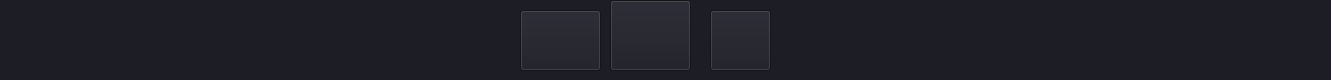
       <widget class="QWidget" name="titleBar2" native="true">
        <property name="geometry">
         <rect>
          <x>210</x>
          <y>11</y>
          <width>1331</width>
          <height>80</height>
         </rect>
        </property>
        <property name="sizePolicy">
         <sizepolicy hsizetype="Expanding" vsizetype="Preferred">
          <horstretch>0</horstretch>
          <verstretch>0</verstretch>
         </sizepolicy>
        </property>
        <property name="minimumSize">
         <size>
          <width>0</width>
          <height>80</height>
         </size>
        </property>
        <property name="maximumSize">
         <size>
          <width>16777215</width>
          <height>80</height>
         </size>
        </property>
        <property name="styleSheet">
         <string notr="true">background: #1C1D25;
font-size: 24px;</string>
        </property>
        <widget class="QPushButton" name="logout_btn">
         <property name="geometry">
          <rect>
           <x>710</x>
           <y>10</y>
           <width>61</width>
           <height>61</height>
          </rect>
         </property>
         <property name="text">
          <string/>
         </property>
         <property name="icon">
          <iconset>
           <normaloff>exit.png</normaloff>exit.png</iconset>
         </property>
         <property name="iconSize">
          <size>
           <width>64</width>
           <height>64</height>
          </size>
         </property>
        </widget>
        <widget class="QPushButton" name="dircam_btn">
         <property name="geometry">
          <rect>
           <x>610</x>
           <y>0</y>
           <width>81</width>
           <height>71</height>
          </rect>
         </property>
         <property name="text">
          <string/>
         </property>
         <property name="icon">
          <iconset>
           <normaloff>gallery (2).png</normaloff>gallery (2).png</iconset>
         </property>
         <property name="iconSize">
          <size>
           <width>64</width>
           <height>64</height>
          </size>
         </property>
        </widget>
        <widget class="QPushButton" name="webcam_btn">
         <property name="geometry">
          <rect>
           <x>520</x>
           <y>10</y>
           <width>81</width>
           <height>61</height>
          </rect>
         </property>
         <property name="text">
          <string/>
         </property>
         <property name="icon">
          <iconset>
           <normaloff>photo-camera.png</normaloff>photo-camera.png</iconset>
         </property>
         <property name="iconSize">
          <size>
           <width>64</width>
           <height>64</height>
          </size>
         </property>
        </widget>
       </widget>
